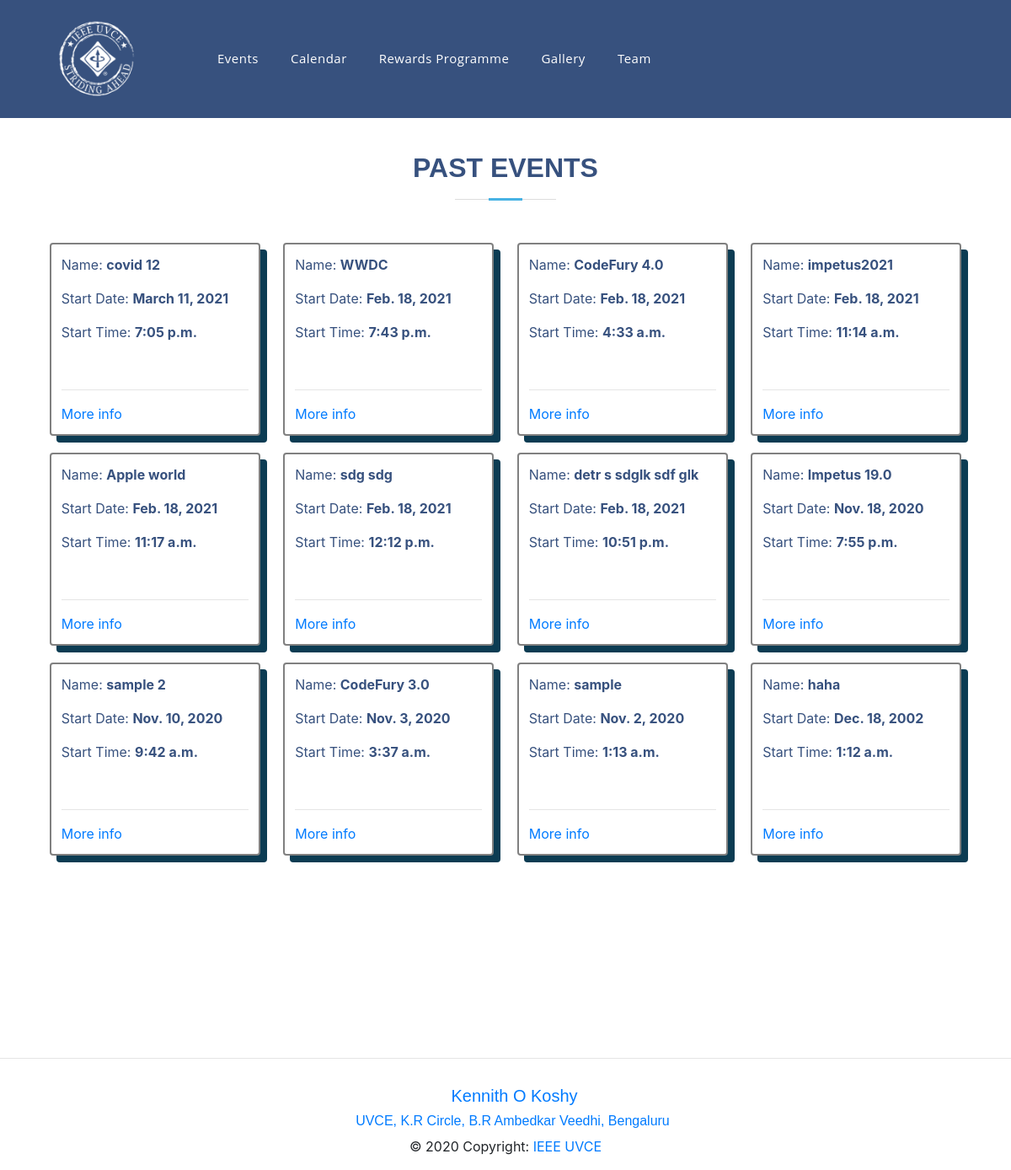
Screenshot of /events/evold with the database file from the repository.
### events/models.py (models this page shows, shortened)
class Event(models.Model):
    event_name = models.CharField(max_length=200)
    slug = models.SlugField(max_length=400)
    date = models.DateField()
    time = models.TimeField()
    location = models.CharField(max_length=100)
    reg = models.URLField(blank=True)
    description = models.TextField(max_length=1000, blank=True)
    created = models.DateTimeField(auto_now_add=True)
    orgzer = models.CharField(max_length=200)
    winners = models.TextField(blank=True, default='Not Yet Decided')
    author = models.ForeignKey(User, default=None, on_delete=models.CASCADE)
    is_approved = models.BooleanField(default=False, blank=True)
    approved_by = models.CharField(
        max_length=40,  null=True, blank=True, default=" ")
    class Meta:
        verbose_name = "Event"
        verbose_name_plural = "Events"

### events/views.py (the view)
# urls.py: path('evold', views.old_events_view, name='old_events'),
def old_events_view(request):
    events = Event.objects.all().order_by('-date')
    eventold = events.filter(date__lt=datetime.date.today())
    context = {
        'eventold': eventold,
    }
    return render(request, 'events/events_old.html', context)

### events/templates/events/events_old.html
{% extends 'base.html' %} {% block content %}
<section id="skills" class="skills">
    <div class="container" data-aos="fade-up">
        <div class="section-title">
            <h2>Past Events</h2>
        </div>
        <div class="event-container">
            {% for event in eventold %}
            <div class="event">
                <p>Name: <b>{{ event.event_name }}</b></p>
                <p>Start Date: <b>{{ event.date }}</b></p>
                <p>Start Time: <b>{{ event.time }}</b></p>
                <br />
                <hr />
                <a href="{% url 'articles:detail' slug=event.slug %}">More info</a>
            </div>
            {% endfor %}
        </div>
    </div>
</section>
{% endblock %}

### assets/css/style.css (style rules this page uses)
body { font-family: "Open Sans", sans-serif; color: #444444; }
a { color: #47b2e4; }
h1, h2, h3, h4, h5, h6 { font-family: "Jost", sans-serif; }
section { padding: 60px 0; overflow: hidden; }
.section-title { text-align: center; padding-bottom: 30px; }
.section-title h2 { font-size: 32px; font-weight: bold; text-transform: uppercase; margin-bottom: 20px; padding-bottom: 20px; position: relative; color: #37517e; }
.section-title h2::before { content: ""; position: absolute; display: block; width: 120px; height: 1px; background: #ddd; bottom: 1px; left: calc(50% - 60px); }
.section-title h2::after { content: ""; position: absolute; display: block; width: 40px; height: 3px; background: #47b2e4; bottom: 0; left: calc(50% - 20px); }
.event-container { padding: auto; display: grid; grid-template-columns: auto auto auto auto; }
.event { width: 250px; background-color: white; color: rgba(55, 81, 126, 1); margin: auto; margin-bottom: 20px; padding: 12px; border: 2px solid grey; border-radius: 4px; box-shadow: 8px 8px 0px 0px #0c3c53; }

### rows the page displays
Event: event_name "covid 12", date "March 11, 2021", time "7:05 p.m."
Event: event_name "WWDC", date "Feb. 18, 2021", time "7:43 p.m."
Event: event_name "CodeFury 4.0", date "Feb. 18, 2021", time "4:33 a.m."
Event: event_name "impetus2021", date "Feb. 18, 2021", time "11:14 a.m."
Event: event_name "Apple world", date "Feb. 18, 2021", time "11:17 a.m."
Event: event_name "sdg sdg", date "Feb. 18, 2021", time "12:12 p.m."
Event: event_name "detr s sdglk sdf glk", date "Feb. 18, 2021", time "10:51 p.m."
Event: event_name "Impetus 19.0", date "Nov. 18, 2020", time "7:55 p.m."
Event: event_name "sample 2", date "Nov. 10, 2020", time "9:42 a.m."
Event: event_name "CodeFury 3.0", date "Nov. 3, 2020", time "3:37 a.m."
Event: event_name "sample", date "Nov. 2, 2020", time "1:13 a.m."
Event: event_name "haha", date "Dec. 18, 2002", time "1:12 a.m."
